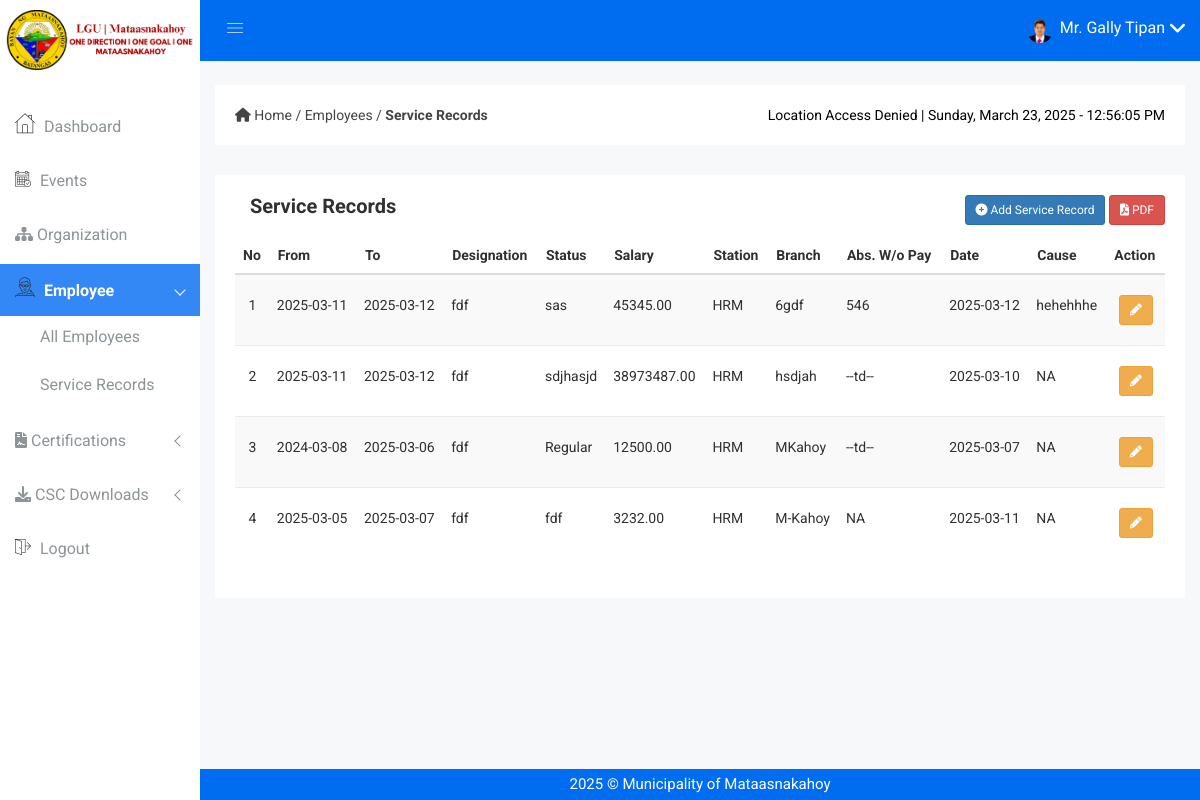
The page /service_records.php?empno=HRM-ADMIN (signed in) on the database its author committed.
### tables this page shows
CREATE TABLE IF NOT EXISTS `employee` (
  `employee_no` varchar(100) NOT NULL,
  `firstname` varchar(50) NOT NULL,
  `middlename` varchar(50) DEFAULT NULL,
  `lastname` varchar(50) NOT NULL,
  `name_extension` varchar(10) DEFAULT NULL,
  `dob` date NOT NULL,
  `pob` varchar(255) NOT NULL,
  `sex` enum('Male','Female') NOT NULL,
  `civil_status` varchar(255) DEFAULT NULL,
  `address` text NOT NULL,
  `blood_type` enum('A+','A-','B+','B-','AB+','AB-','O+','O-','Unknown') DEFAULT 'Unknown',
  `mobile_no` bigint DEFAULT NULL,
  `email_address` varchar(100) NOT NULL,
  `image` varchar(255) DEFAULT NULL,
  `created_at` timestamp NOT NULL DEFAULT CURRENT_TIMESTAMP,
  `updated_at` timestamp NOT NULL DEFAULT CURRENT_TIMESTAMP ON UPDATE CURRENT_TIMESTAMP,
  PRIMARY KEY (`employee_no`),
  UNIQUE KEY `email_address` (`email_address`)
);

CREATE TABLE IF NOT EXISTS `service_records` (
  `id` int NOT NULL AUTO_INCREMENT,
  `employee_no` varchar(100) NOT NULL,
  `from_date` date NOT NULL,
  `to_date` date NOT NULL,
  `designation` varchar(255) NOT NULL,
  `status` varchar(100) NOT NULL,
  `salary` decimal(15,2) NOT NULL,
  `station_place` varchar(255) NOT NULL,
  `branch` varchar(255) NOT NULL,
  `abs_wo_pay` varchar(50) DEFAULT NULL,
  `date_separated` date DEFAULT NULL,
  `cause_of_separation` varchar(255) DEFAULT NULL,
  `created_at` timestamp NOT NULL DEFAULT CURRENT_TIMESTAMP,
  `updated_at` timestamp NOT NULL DEFAULT CURRENT_TIMESTAMP ON UPDATE CURRENT_TIMESTAMP,
  PRIMARY KEY (`id`),
  KEY `employee_no` (`employee_no`)
);

### service_records.php (the view, shortened to what this page needs)
<?php
include "dbcon.php";
if (isset($_GET['empno'])) {
  $employee_no = $_GET['empno'];
  $query = "SELECT *
FROM service_records WHERE employee_no = ?";
  $stmt = $con->prepare($query);
  $stmt->bind_param("s", $employee_no);
  $stmt->execute();
  $result = $stmt->get_result();
  if ($row = $result->fetch_assoc()) {
    $employee_no = $row['employee_no'];
  }
}
?>
<!DOCTYPE html>
<html class="no-js" lang="en">
<head>
  <link rel="stylesheet" href="css/bootstrap.min.css" />
  <link rel="stylesheet" href="css/font-awesome.min.css" />
  <link rel="stylesheet" href="css/owl.carousel.css" />
  <link rel="stylesheet" href="css/owl.theme.css" />
  <link rel="stylesheet" href="css/owl.transitions.css" />
  <link rel="stylesheet" href="css/animate.css" />
  <link rel="stylesheet" href="css/normalize.css" />
  <link rel="stylesheet" href="css/meanmenu.min.css" />
  <link rel="stylesheet" href="css/main.css" />
  <link rel="stylesheet" href="css/educate-custon-icon.css" />
  <link rel="stylesheet" href="css/morrisjs/morris.css" />
  <link rel="stylesheet" href="css/scrollbar/jquery.mCustomScrollbar.min.css" />
  <link rel="stylesheet" href="css/metisMenu/metisMenu.min.css" />
  <link rel="stylesheet" href="css/metisMenu/metisMenu-vertical.css" />
  <link rel="stylesheet" href="style.css" />
  <link rel="stylesheet" href="css/responsive.css" />
  <link rel="stylesheet" href="//cdn.datatables.net/2.1.4/css/dataTables.dataTables.min.css" />
  <link href="https://cdn.jsdelivr.net/npm/sweetalert2@11.12.3/dist/sweetalert2.min.css" rel="stylesheet">
</head>
<body>
  <?php include 'includes/sidebar.php'; ?>
  <?php include 'includes/header.php'; ?>
  <div class="breadcome-area">
    <div class="container-fluid">
      <div class="row">
        <div class="col-lg-12">
          <div class="breadcome-list single-page-breadcome">
            <div class="row">
              <div class="col-lg-12">
                <div class="breadcome-heading">
                  <div class="row">
                    <div class="col-lg-12" style="display: flex; justify-content: space-between; align-items: center;">
                      <ul class="breadcome-menu" style="display: flex; align-items: center; padding: 0; margin: 0;">
                        <li>
                          <link rel="stylesheet" href="https://cdnjs.cloudflare.com/ajax/libs/font-awesome/6.0.0-beta3/css/all.min.css">
                          <a href="dashboard.php">
                            <i class="fas fa-home"></i> Home
                          </a>
                          <span class="bread-slash"> / </span>
                          <a href="all-employees.php">
                            Employees
                          </a>
                          <span class="bread-slash"> / </span>
                          <a href="#">
                            <strong>Service Records</strong>
                          </a>
                        </li>
                      </ul>
                      <div class="pst-container">
                        <span id="user-location">Detecting location...</span> |
                        <span id="pst-date"></span> - <span id="pst-time"></span>
                      </div>
                    </div>
                  </div>
                </div>
              </div>
            </div>
          </div>
        </div>
      </div>
    </div>
  </div>
  <div class="product-status mg-b-15">
    <div class="container-fluid">
      <div class="row">
        <div class="col-lg-12 col-md-12 col-sm-12 col-xs-12">
          <div class="product-status-wrap drp-lst">
            <div class="col-lg-6 col-md-6 col-sm-6 col-xs-12">
              <h4>Service Records</h4>
            </div>
            <div class="row">
              <div class="col-md-6 text-right">
                <div class="button-container">
                  <a href="#addservice" data-toggle="modal" class="btn btn-primary btn-border btn-round btn-sm">
                    <i class="fa-solid fa-plus-circle"></i> Add Service Record
                  </a>
                  <a href="reports/serviceRecords.php?id=<?php echo $employee_no ?>" class="btn btn-danger btn-border btn-round btn-sm"
                    target="_blank">
                    <i class="fa-solid fa-file-pdf"></i> PDF
                  </a>
                </div>
              </div>
            </div>
            <div class="asset-inner">
              <table id="certHistoryTable" class="table table-striped">
                <thead>
                  <tr>
                    <th>No</th>
                    <th>From</th>
                    <th>To</th>
                    <th>Designation</th>
                    <th>Status</th>
                    <th>Salary</th>
                    <th>Station</th>
                    <th>Branch</th>
                    <th>Abs. W/o Pay</th>
                    <th>Date</th>
                    <th>Cause</th>
                    <th>Action</th>
                  </tr>
                </thead>
                <tbody>
                  <?php
                  $stmt = $con->prepare("
                                    SELECT *
                                    FROM service_records WHERE employee_no = ?
                                    ORDER BY id DESC
                                ");
                  $stmt->bind_param("s", $employee_no);
                  $stmt->execute();
                  $result = $stmt->get_result();
                  $count = 1;
                  while ($row = $result->fetch_assoc()) {
                  ?>
                    <tr>
                      <td style="text-align: center;"><?php echo $count; ?></td>
                      <td><?php echo htmlspecialchars($row['from_date']); ?></td>
                      <td><?php echo htmlspecialchars($row['to_date']); ?></td>
                      <td><?php echo htmlspecialchars($row['designation']); ?></td>
                      <td><?php echo htmlspecialchars($row['status']); ?></td>
                      <td><?php echo htmlspecialchars($row['salary']); ?></td>
                      <td><?php echo htmlspecialchars($row['station_place']); ?></td>
                      <td><?php echo htmlspecialchars($row['branch']); ?></td>
                      <td><?php echo htmlspecialchars($row['abs_wo_pay']); ?></td>
                      <td><?php echo htmlspecialchars($row['date_separated']); ?></td>
                      <td><?php echo htmlspecialchars($row['cause_of_separation']); ?></td>
                      <td>
                        <div style="text-align: center;">
                          <a href="#editservice" data-toggle="modal" data-empid="<?php echo $row['id']; ?>"
                            class="btn btn-warning btn-border btn-round btn-sm">
                            <i class="fa fa-pencil"></i>
                          </a>
                        </div>
                      </td>
                    </tr>
                  <?php
                    $count++;
                  }
                  ?>
                </tbody>
              </table>
            </div>
          </div>
        </div>
      </div>
    </div>
  </div>
  <?php include 'includes/footer.php'; ?>

### includes/header.php (shortened to what this page needs)
<div class="all-content-wrapper">
    <div class="header-advance-area">
        <div class="header-top-area">
            <div class="container-fluid">
                <div class="row">
                    <div class="col-lg-12 col-md-12 col-sm-12 col-xs-12">
                        <div class="header-top-wraper">
                            <div class="row">
                                <div class="col-lg-1 col-md-0 col-sm-1 col-xs-12">
                                    <div class="menu-switcher-pro">
                                        <button
                                            type="button"
                                            id="sidebarCollapse"
                                            class="btn bar-button-pro header-drl-controller-btn btn-info navbar-btn">
                                            <i class="educate-icon educate-nav"></i>
                                        </button>
                                    </div>
                                </div>
                                <div class="col-lg-5 col-md-5 col-sm-12 col-xs-12">
                                    <div class="header-right-info">
                                        <ul class="nav navbar-nav mai-top-nav header-right-menu">
                                            <li class="nav-item">
                                                <?php
                                                include "dbcon.php";
                                                $user_id = $_SESSION['user_id'];
                                                if (!empty($user_id)) {
                                                    $query = "
                                                        SELECT e.image, e.firstname, e.lastname, e.sex
                                                        FROM employee e
                                                        INNER JOIN admin a ON e.employee_no = a.employee_no
                                                        WHERE a.employee_no = ?
                                                    ";
                                                    $stmt = $con->prepare($query);
                                                    $stmt->bind_param("s", $user_id);
                                                    $stmt->execute();
                                                    $result = $stmt->get_result();
                                                    if ($row = $result->fetch_assoc()) {
                                                        $imagePath = $row['image'];
                                                        $sex = strtolower($row['sex']);
                                                        if ($sex === 'male') {
                                                            $salutation = "Mr.";
                                                        } elseif ($sex === 'female') {
                                                            $salutation = "Ms.";
                                                        } else {
                                                            $salutation = "";
                                                        }
                                                        $user_image = !empty($imagePath) ? 'img/profile/' . $imagePath : 'img/mk-logo.png';
                                                        $user_name = trim("$salutation {$row['firstname']} {$row['lastname']}");
                                                    } else {
                                                        $user_image = 'img/mk-logo.png';
                                                        $user_name = 'Admin';
                                                    }
                                                } else {
                                                    $user_image = 'img/mk-logo.png';
                                                    $user_name = 'Admin';
                                                }
                                                ?>
                                                <a href="#" data-toggle="dropdown" role="button" aria-expanded="false" class="nav-link dropdown-toggle">
                                                    <img src="<?php echo htmlspecialchars($user_image); ?>" alt="User Image" />
                                                    <span class="admin-name"><?php echo htmlspecialchars($user_name); ?></span>
                                                    <i class="fa fa-angle-down edu-icon edu-down-arrow"></i>
                                                </a>
                                            </li>
                                        </ul>
                                    </div>
                                </div>
                            </div>
                        </div>
                    </div>
                </div>
            </div>
        </div>

### css/main.css (style rules this page uses)
html { color: #222; font-size: 1em; line-height: 1.4; }
audio, canvas, iframe, img, svg, video { vertical-align: middle; }

### service_records.php (style rules this page uses)
.pst-container { font-size: 14px; color: black; text-align: right; white-space: nowrap; }

### includes/footer.php (style rules this page uses)
:root { --sidebar-width: 200px; }

### rows shown on the page
employee: image (picture), user_name "Mr. Gally Tipan"
service_records: from_date "2025-03-11", to_date "2025-03-12", designation "fdf", status "sas", salary "45345.00", station_place "HRM", branch "6gdf", abs_wo_pay "546", date_separated "2025-03-12", cause_of_separation "hehehhhe"
service_records: from_date "2025-03-11", to_date "2025-03-12", designation "fdf", status "sdjhasjd", salary "38973487.00", station_place "HRM", branch "hsdjah", abs_wo_pay "--td--", date_separated "2025-03-10", cause_of_separation "NA"
service_records: from_date "2024-03-08", to_date "2025-03-06", designation "fdf", status "Regular", salary "12500.00", station_place "HRM", branch "MKahoy", abs_wo_pay "--td--", date_separated "2025-03-07", cause_of_separation "NA"
service_records: from_date "2025-03-05", to_date "2025-03-07", designation "fdf", status "fdf", salary "3232.00", station_place "HRM", branch "M-Kahoy", abs_wo_pay "NA", date_separated "2025-03-11", cause_of_separation "NA"
